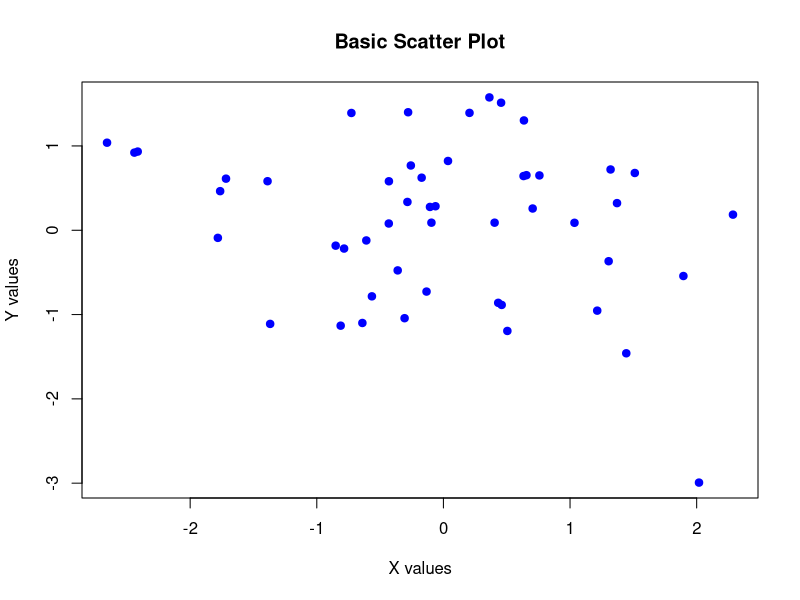
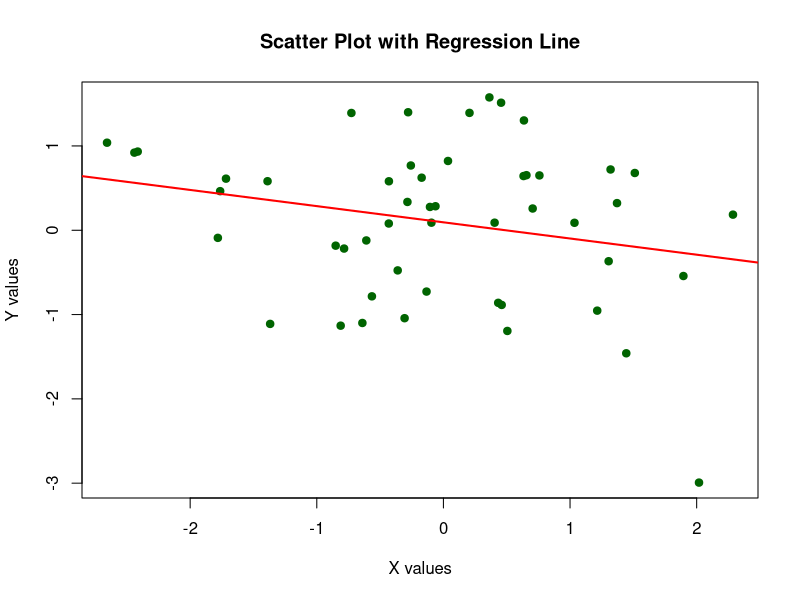
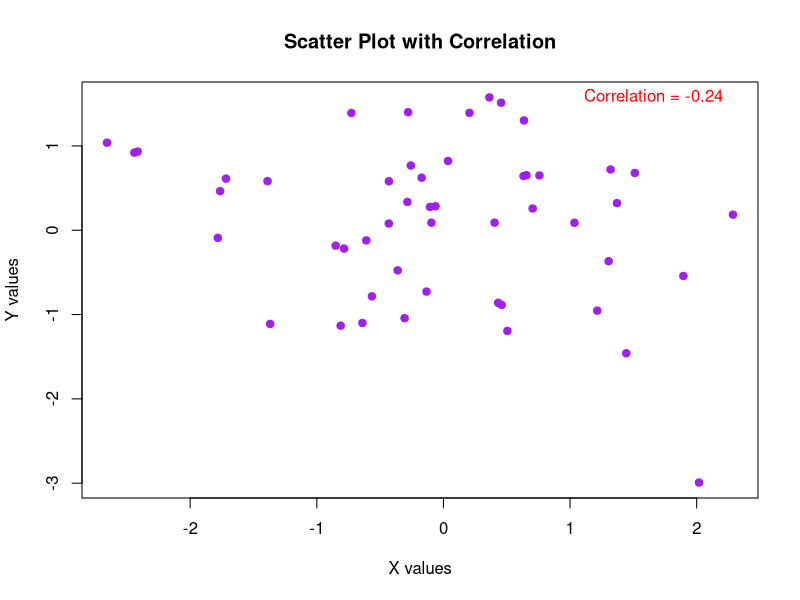
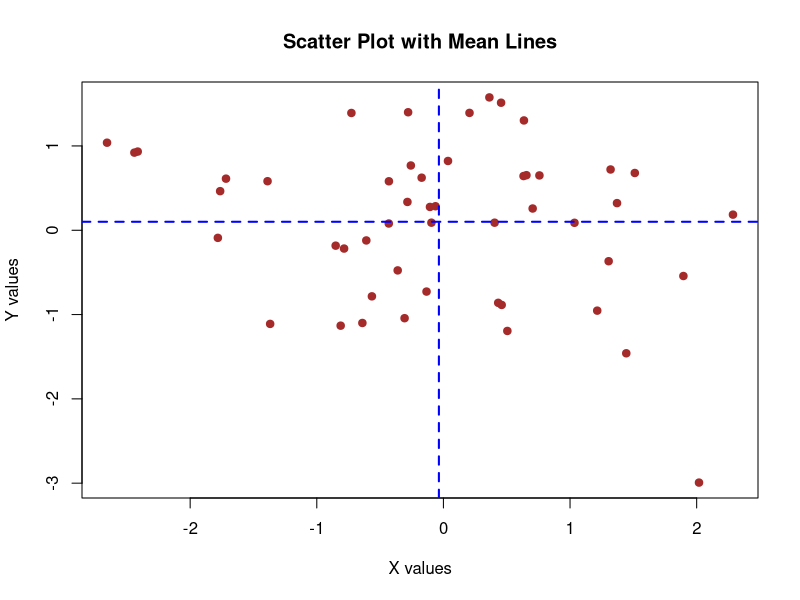

These figures' R source, in order:
#######################################################################
########################## DATA GENERATION ############################
#######################################################################

set.seed(42)

# Generate sample data
x <- rnorm(50)              # Normal distribution
y <- rnorm(50)



#######################################################################
########################## SCATTER PLOT ###############################
#######################################################################



# Basic scatter plot
plot(x, y,
     main = "Basic Scatter Plot",
     xlab = "X values",
     ylab = "Y values",
     pch = 19,
     col = "blue")

# Scatter plot with regression line
plot(x, y,
     main = "Scatter Plot with Regression Line",
     xlab = "X values",
     ylab = "Y values",
     pch = 19,
     col = "darkgreen")
abline(lm(y ~ x), col = "red", lwd = 2)

plot(x, y,
     main = "Scatter Plot with Correlation",
     xlab = "X values",
     ylab = "Y values",
     pch = 19,
     col = "purple")

correlation <- cor(x, y)

text(max(x), max(y),
     labels = paste("Correlation =", round(correlation, 2)),
     col = "red",
     pos = 2)  # position left of the point

# Scatter with mean lines
plot(x, y,
     main = "Scatter Plot with Mean Lines",
     xlab = "X values",
     ylab = "Y values",
     pch = 19,
     col = "brown")
abline(v = mean(x), h = mean(y),
       col = "blue", lwd = 2, lty = 2)
